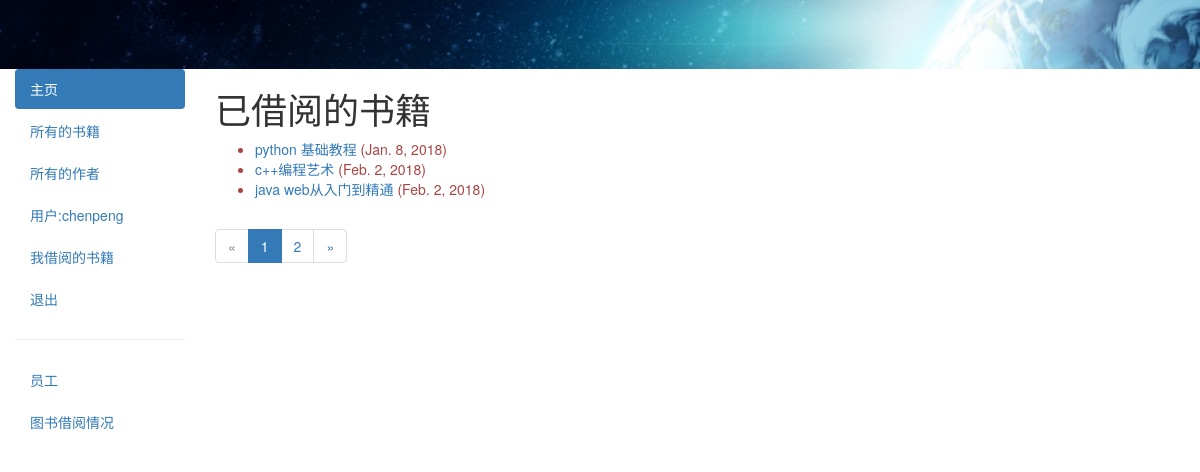
Before: /catalog/mybooks/ (signed in) with the older database file.
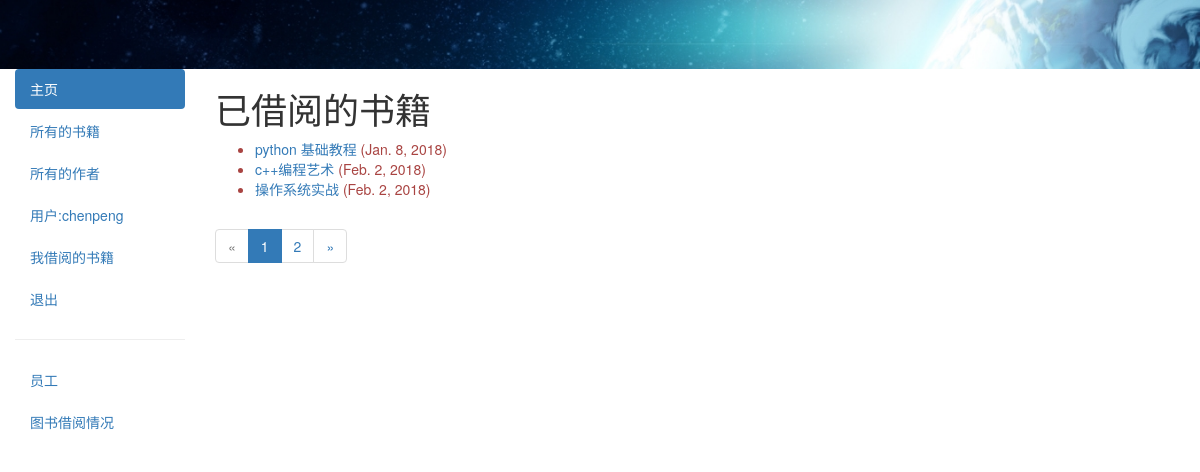
After: the same page with the newer database file.
### catalog/models.py (models this page shows, shortened)
class BookInstance(models.Model):
    id = models.UUIDField(primary_key=True,default = uuid.uuid4,help_text = "书籍的唯一编码")
    book = models.ForeignKey(Book,on_delete=models.SET_NULL,null = True)
    imprint = models.CharField(max_length=200)
    due_back = models.DateField(null = True,blank = True)
    borrower = models.ForeignKey(User,on_delete = models.SET_NULL,blank=True, null=True)
    LOAN_STATUS = (
        ('m','保留'),
        ('o','借阅'),
        ('a','可借'),
        ('r','预定')
    )
    status = models.CharField(max_length=1,choices=LOAN_STATUS,blank = True,default = 'm',help_text = '保留')
    class Meta:
        ordering = ["due_back"]
        permissions = (("can_mark_returned","Set book as returned"),)
    @property
    def is_overdue(self):
        if self.due_back and date.today()>self.due_back:
            return True
        return False

class Book(models.Model):
    title = models.CharField(max_length=200)
    author = models.ForeignKey('Author',on_delete=models.SET_NULL,null = True)
    summary = models.TextField(max_length=1000,help_text='输入书籍的描述')
    isbn = models.CharField('ISBN',max_length=13,help_text = '允许输入13位的字符<a href="https://www.isbn-international.org/content/what-isbn">ISBN number</a>')
    genre = models.ManyToManyField(Genre,help_text='选择书籍的类别')
    language = models.ForeignKey('Language',on_delete= models.SET_NULL,null = True,help_text='选择书籍的语言')
    class Meta:
        ordering = ['title']
    def display_genre(self):
        """
        create string for the Genre
        """
        return ' , '.join(genre.name for genre in self.genre.all()[:3])
    display_genre.short_description = 'Genre'

### catalog/views.py (the view)
# urls.py: path('mybooks/',views.LoanedBooksByUserListView.as_view(),name="my-borrowed"),
class LoanedBooksByUserListView(LoginRequiredMixin,generic.ListView):
    model = BookInstance
    template_name = 'bookinstance_list_borrowed_user.html'
    paginate_by = 3
    def get_queryset(self):
        return BookInstance.objects.filter(borrower=self.request.user).filter(status__exact='o').order_by('due_back')

### catalog/templates/bookinstance_list_borrowed_user.html
{% extends 'base_generic.html' %}
{% block content %}
    <h1>已借阅的书籍</h1>
    {% if bookinstance_list %}
        <ul>
            {% for bookinst in bookinstance_list %}
                <li class="{% if bookinst.is_overdue %}text-danger{% endif %}">
                    <a href="{% url 'book-detail' bookinst.book.pk %}">{{bookinst.book.title}}</a>&nbsp;({{bookinst.due_back}})
                </li>
            {% endfor %}
        </ul>
    {% else %}
        <p>您当前还未曾借阅书籍</p>
    {% endif %}
{% endblock content %}

### catalog/templates/base_generic.html (shortened to what this page needs)
<!DOCTYPE html>
<html>
<head>
    <link rel="stylesheet" href="https://maxcdn.bootstrapcdn.com/bootstrap/3.3.7/css/bootstrap.min.css">
    <meta name="viewport" content="width=device-width, initial-scale=1"> {% load static %}
    <link rel="stylesheet" href="{% static 'css/style.css' %}">
</head>
<body>
    <div class="container-fluid">
        <div class="row">
            <img src="{% static 'img/banner.png' %}" class='top_banner' alt="" />
        </div>
        <div class="row">
            <div class="col-sm-2">
                {% block sidebar %}
                <ul class="nav nav-pills nav-stacked" style="width:100%;">
                    <li class="active">
                        <a href="{% url 'index1' %}">主页</a>
                    </li>
                    <li>
                        <a href="{% url 'books' %}">所有的书籍</a>
                    </li>
                    <li>
                        <a href="{% url 'authors' %}">所有的作者</a>
                    </li>
                    {% if user.is_authenticated %}
                        <li><a href="javascript:void(0);">用户:{{ user.get_username }}</a></li>
                        <li><a href="{% url 'my-borrowed' %}">我借阅的书籍</a></li>
                        <li><a href="{% url 'logout' %}?next={{request.path}}">退出</a></li>
                    {% else %}
                        <li><a href="{% url 'login' %}?next={{request.path}}">登录</a></li>
                    {% endif %}
                    {% if user.is_staff %}
                        <hr />
                        <ul class="nav nav-pills nav-stacked" >
                            <li><a href="javascript:void(0);">员工</a></li>
                            {% if perms.catalog.can_mark_returned %}
                            <li><a href="{% url 'all-borrowed' %}">图书借阅情况</a></li>
                            {% endif %}
                        </ul>
                    {% endif %}
                </ul>
                {% endblock %}
            </div>
            <div class="col-sm-10">
                {% block content %} {% endblock %}
                {% block pagination %} {% if is_paginated %}
                <nav aria-label="Page navigation">
                    <ul class="pagination">
                        {% if page_obj.has_previous %}
                        <li>
                            <a href="{{request.path}}?page={{page_obj.previous_page_number}}" aria-label="Previous">
                                <span aria-hidden="true">&laquo;</span>
                            </a>
                        </li>
                        {% else %}
                        <li class="disabled">
                            <a href="javascript:void(0);" aria-label="Previous">
                                <span aria-hidden="true">&laquo;</span>
                            </a>
                        </li>
                        {% endif %} {% for i in page_obj.paginator.page_range %}
                        <li class="{% if i == page_obj.number %}active{% endif %}">
                            <a href="{{request.path}}?page={{i}}">{{i}}</a>
                        </li>
                        {% endfor %} {% if page_obj.has_next %}
                        <li>
                            <a href="{{request.path}}?page={{page_obj.next_page_number}}" aria-label="Next">
                                <span aria-hidden="true">&raquo;</span>
                            </a>
                        </li>
                        {% else %}
                        <li class="disabled">
                            <a href="javascript:void(0);" aria-label="Previous">
                                <span aria-hidden="true">&raquo;</span>
                            </a>
                        </li>
                        {% endif %}
                    </ul>
                </nav>
                {% endif %} {% endblock pagination %}
            </div>
        </div>
    </div>
</body>
</html>

Changed rows visible on the page:
no longer on this page (row edited): BookInstance: book "java web从入门到精通", due_back "Feb. 2, 2018"
now on this page (row unchanged): BookInstance: book "操作系统实战", due_back "Feb. 2, 2018"
